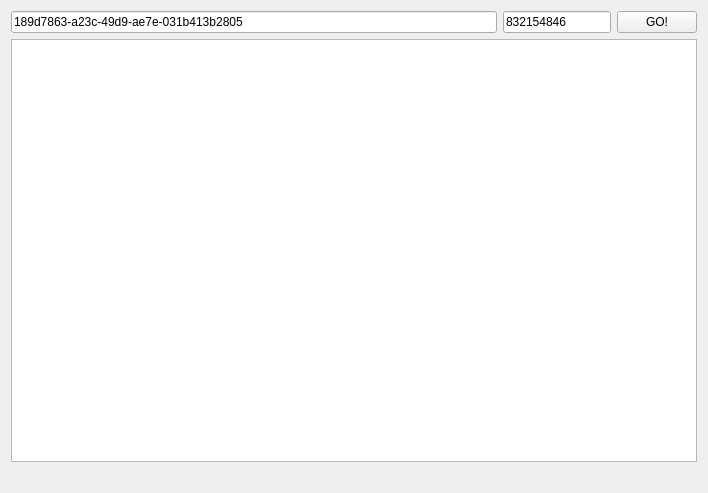
<?xml version="1.0" encoding="UTF-8"?>
<ui version="4.0">
 <class>MainWindow</class>
 <widget class="QMainWindow" name="MainWindow">
  <property name="geometry">
   <rect>
    <x>0</x>
    <y>0</y>
    <width>708</width>
    <height>493</height>
   </rect>
  </property>
  <property name="windowTitle">
   <string>MainWindow</string>
  </property>
  <widget class="QWidget" name="centralWidget">
   <layout class="QGridLayout" name="gridLayout">
    <item row="0" column="0">
     <layout class="QVBoxLayout" name="verticalLayout">
      <item>
       <layout class="QHBoxLayout" name="horizontalLayout" stretch="1,0,0">
        <item>
         <widget class="QLineEdit" name="lineEdit_ReleasedID">
          <property name="text">
           <string>189d7863-a23c-49d9-ae7e-031b413b2805</string>
          </property>
         </widget>
        </item>
        <item>
         <widget class="QLineEdit" name="lineEdit_ImageID">
          <property name="text">
           <string>832154846</string>
          </property>
         </widget>
        </item>
        <item>
         <widget class="QPushButton" name="pushButton">
          <property name="text">
           <string>GO!</string>
          </property>
         </widget>
        </item>
       </layout>
      </item>
      <item>
       <widget class="QTextBrowser" name="textBrowser"/>
      </item>
     </layout>
    </item>
    <item row="1" column="0">
     <widget class="QLabel" name="label">
      <property name="text">
       <string/>
      </property>
     </widget>
    </item>
   </layout>
  </widget>
 </widget>
 <layoutdefault spacing="6" margin="11"/>
 <resources/>
 <connections>
  <connection>
   <sender>pushButton</sender>
   <signal>clicked()</signal>
   <receiver>MainWindow</receiver>
   <slot>clickGO()</slot>
   <hints>
    <hint type="sourcelabel">
     <x>677</x>
     <y>25</y>
    </hint>
    <hint type="destinationlabel">
     <x>704</x>
     <y>25</y>
    </hint>
   </hints>
  </connection>
 </connections>
 <slots>
  <slot>clickGO()</slot>
 </slots>
</ui>
